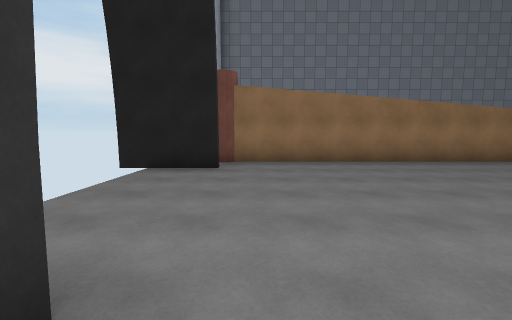
view 1 (above)

15 first-person views from a walk through a Unity game level. The camera is 1.5 m above the floor, tilts 6° down and sees 90° across. The floor is counted in squares, 2 m on a side. Each view is taken from the middle of a square. On the plan, view 1 faces up. The plan holds only what a view shows up to about 9 squares ahead; the rest is blank. Some animated figures are not drawn. Surface patterns are stand-ins for the level's own textures.

view 2
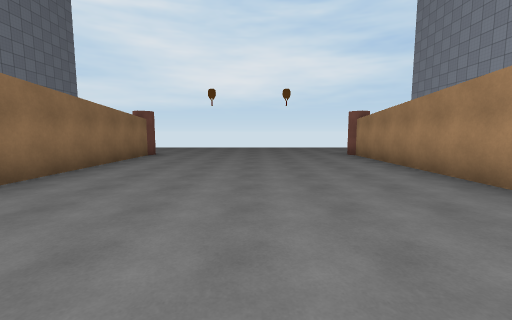

view 3
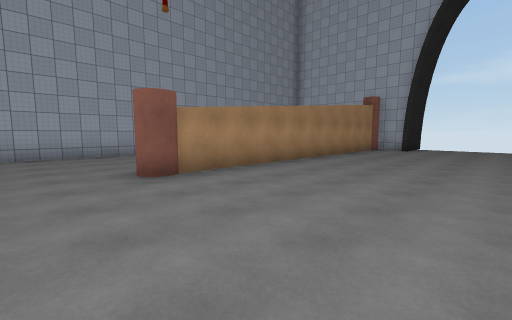

view 4
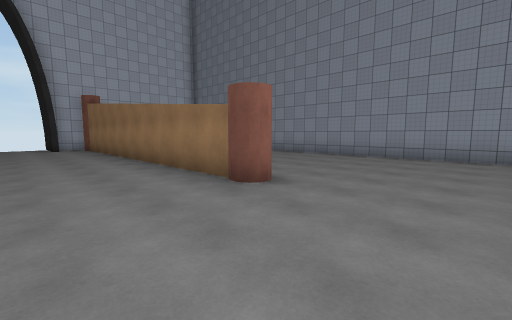

view 5
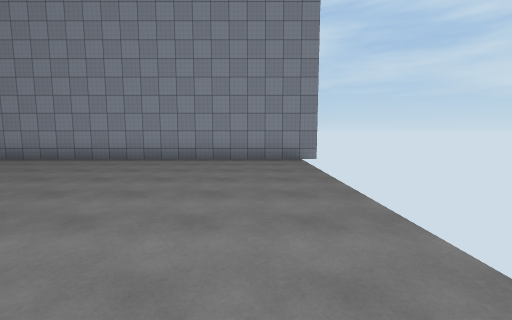

view 6
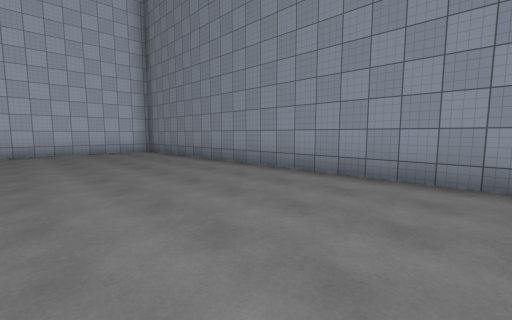

view 7
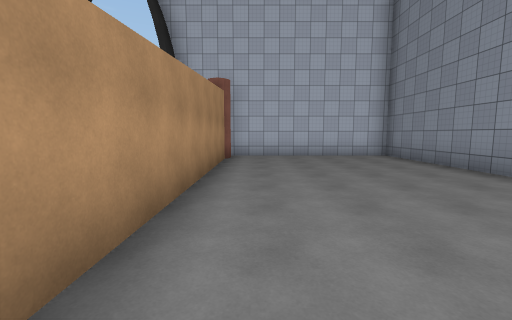

view 8
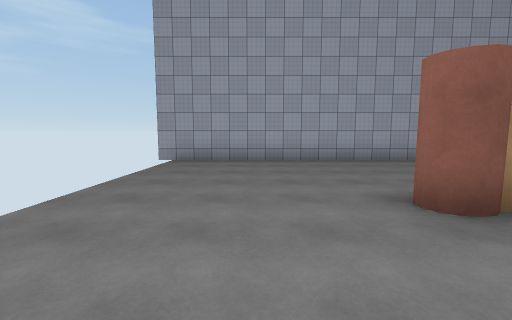

view 9
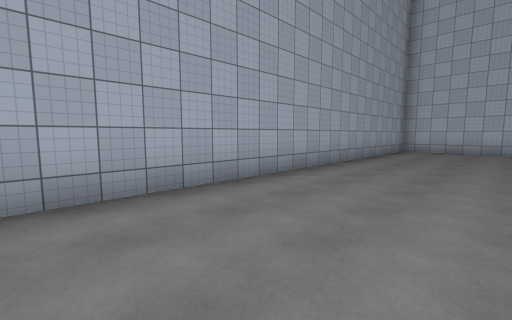

view 10
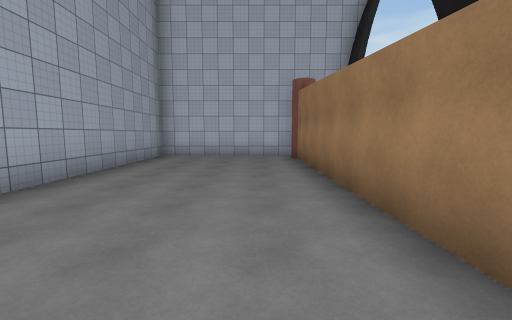

view 11
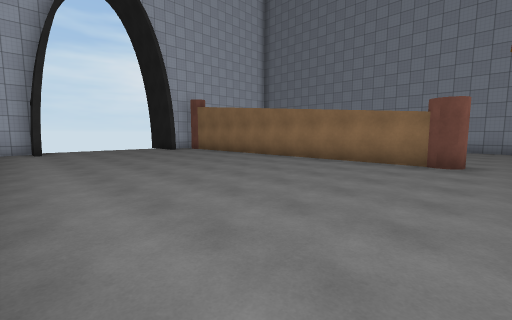

view 12
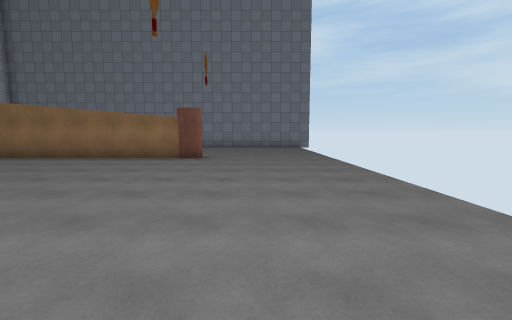

view 13
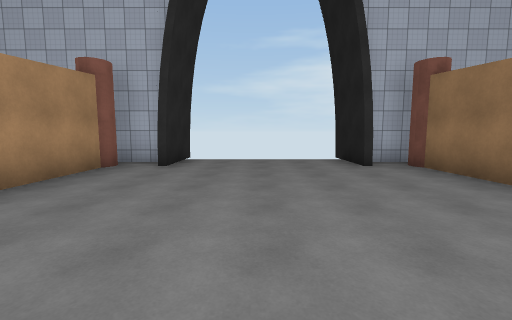

view 14
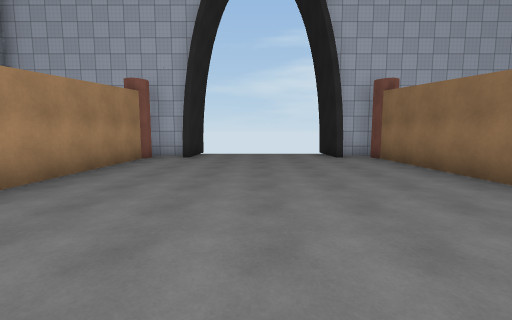

view 15
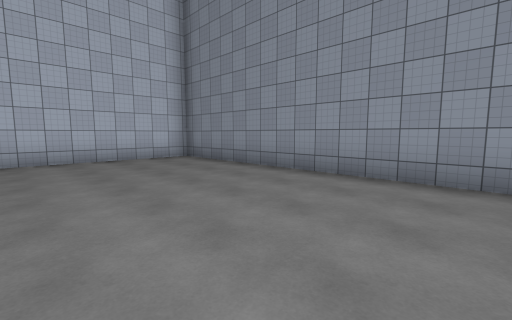

### Floor plan
Points are (right, up) in squares from view 1. A wall is a line through its corners. A room is listed if a view was taken in it or the views show most of it. See-through windows are left out.
Room 1 (views 1, 2, 3, 4, 5, 6, 7, 8, 9, 10, 11, 12, 13, 14, 15)
walls: (9.1, 6.7) (-1, 6.7); (5.9, -0.8) (-0.9, -0.8); (-0.8, 5.5) (-3, 5.5); (-0.5, 7.1) (6.2, 7.1); (-0.8, 0.8) (-1.6, 0.8) (-1.6, -5.2) (13.7, -5.2); (-0.6, -0.4) (8.8, -0.4); (-3, 1) (-0.8, 1); (13.9, 12.4) (-1.6, 12.4) (-1.6, 5.9)

Positions as (right, up) in squares from view 1, and headings:
1: (0, 0), facing up
2: (0, 3), facing right
3: (11, 4), facing down-left
4: (12, 4), facing up-left
5: (12, 5), facing up
6: (9, 8), facing up-left
7: (7, 8), facing left
8: (11, 2), facing down
9: (10, -2), facing down-left
10: (7, -2), facing left
11: (10, 0), facing up-left
12: (11, -1), facing up
13: (5, 3), facing left
14: (7, 3), facing left
15: (6, 8), facing up-left
